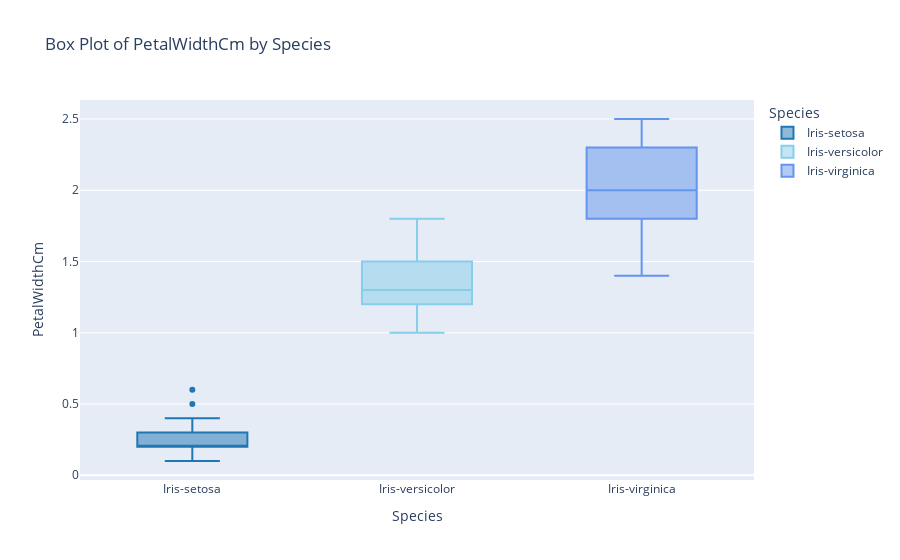

Notebook code for this chart:
### Markdown cell above
### <span style='color:#074173'> <b>❓ PetalWidthCm vs Species</b> </span>

### Code cell
# Create a box plot to show the relationship between a numerical variable and a categorical variable
fig_boxplot = px.box(df, x="Species", y="PetalWidthCm", title="Box Plot of PetalWidthCm by Species",
                     color='Species',  # Set box color based on Species
                     color_discrete_sequence=custom_colors  # Custom color sequence
                    )

# Update layout
fig_boxplot.update_layout(xaxis_title="Species", yaxis_title="PetalWidthCm",)

# Show the box plot
fig_boxplot.show()

### Figure 1 — Plotly figure (JSON) as saved in the notebook; plotly's stock layout.template omitted (floating-point values rounded to 4 significant figures)
{"data": [{"alignmentgroup": "True", "hovertemplate": "Species=%{x}<br>PetalWidthCm=%{y}<extra></extra>", "legendgroup": "Iris-setosa", "marker": {"color": "#1f77b4"}, "name": "Iris-setosa", "notched": false, "offsetgroup": "Iris-setosa", "orientation": "v", "showlegend": true, "type": "box", "x": ["Iris-setosa", "Iris-setosa", "Iris-setosa", "Iris-setosa", "Iris-setosa", "Iris-setosa", "Iris-setosa", "Iris-setosa", "Iris-setosa", "Iris-setosa", "Iris-setosa", "Iris-setosa", "Iris-setosa", "Iris-setosa", "Iris-setosa", "Iris-setosa", "Iris-setosa", "Iris-setosa", "Iris-setosa", "Iris-setosa", "Iris-setosa", "Iris-setosa", "Iris-setosa", "Iris-setosa", "Iris-setosa", "Iris-setosa", "Iris-setosa", "Iris-setosa", "Iris-setosa", "Iris-setosa", "Iris-setosa", "Iris-setosa", "Iris-setosa", "Iris-setosa", "Iris-setosa", "Iris-setosa", "Iris-setosa", "Iris-setosa", "Iris-setosa", "Iris-setosa", "Iris-setosa", "Iris-setosa", "Iris-setosa", "Iris-setosa", "Iris-setosa", "Iris-setosa", "Iris-setosa", "Iris-setosa", "Iris-setosa", "Iris-setosa"], "x0": " ", "xaxis": "x", "y": [0.2, 0.2, 0.2, 0.2, 0.2, 0.4, 0.3, 0.2, 0.2, 0.1, 0.2, 0.2, 0.1, 0.1, 0.2, 0.4, 0.4, 0.3, 0.3, 0.3, 0.2, 0.4, 0.2, 0.5, 0.2, 0.2, 0.4, 0.2, 0.2, 0.2, 0.2, 0.4, 0.1, 0.2, 0.1, 0.2, 0.2, 0.1, 0.2, 0.2, 0.3, 0.3, 0.2, 0.6, 0.4, 0.3, 0.2, 0.2, 0.2, 0.2], "y0": " ", "yaxis": "y"}, {"alignmentgroup": "True", "hovertemplate": "Species=%{x}<br>PetalWidthCm=%{y}<extra></extra>", "legendgroup": "Iris-versicolor", "marker": {"color": "skyblue"}, "name": "Iris-versicolor", "notched": false, "offsetgroup": "Iris-versicolor", "orientation": "v", "showlegend": true, "type": "box", "x": ["Iris-versicolor", "Iris-versicolor", "Iris-versicolor", "Iris-versicolor", "Iris-versicolor", "Iris-versicolor", "Iris-versicolor", "Iris-versicolor", "Iris-versicolor", "Iris-versicolor", "Iris-versicolor", "Iris-versicolor", "Iris-versicolor", "Iris-versicolor", "Iris-versicolor", "Iris-versicolor", "Iris-versicolor", "Iris-versicolor", "Iris-versicolor", "Iris-versicolor", "Iris-versicolor", "Iris-versicolor", "Iris-versicolor", "Iris-versicolor", "Iris-versicolor", "Iris-versicolor", "Iris-versicolor", "Iris-versicolor", "Iris-versicolor", "Iris-versicolor", "Iris-versicolor", "Iris-versicolor", "Iris-versicolor", "Iris-versicolor", "Iris-versicolor", "Iris-versicolor", "Iris-versicolor", "Iris-versicolor", "Iris-versicolor", "Iris-versicolor", "Iris-versicolor", "Iris-versicolor", "Iris-versicolor", "Iris-versicolor", "Iris-versicolor", "Iris-versicolor", "Iris-versicolor", "Iris-versicolor", "Iris-versicolor", "Iris-versicolor"], "x0": " ", "xaxis": "x", "y": [1.4, 1.5, 1.5, 1.3, 1.5, 1.3, 1.6, 1, 1.3, 1.4, 1, 1.5, 1, 1.4, 1.3, 1.4, 1.5, 1, 1.5, 1.1, 1.8, 1.3, 1.5, 1.2, 1.3, 1.4, 1.4, 1.7, 1.5, 1, 1.1, 1, 1.2, 1.6, 1.5, 1.6, 1.5, 1.3, 1.3, 1.3, 1.2, 1.4, 1.2, 1, 1.3, 1.2, 1.3, 1.3, 1.1, 1.3], "y0": " ", "yaxis": "y"}, {"alignmentgroup": "True", "hovertemplate": "Species=%{x}<br>PetalWidthCm=%{y}<extra></extra>", "legendgroup": "Iris-virginica", "marker": {"color": "cornflowerblue"}, "name": "Iris-virginica", "notched": false, "offsetgroup": "Iris-virginica", "orientation": "v", "showlegend": true, "type": "box", "x": ["Iris-virginica", "Iris-virginica", "Iris-virginica", "Iris-virginica", "Iris-virginica", "Iris-virginica", "Iris-virginica", "Iris-virginica", "Iris-virginica", "Iris-virginica", "Iris-virginica", "Iris-virginica", "Iris-virginica", "Iris-virginica", "Iris-virginica", "Iris-virginica", "Iris-virginica", "Iris-virginica", "Iris-virginica", "Iris-virginica", "Iris-virginica", "Iris-virginica", "Iris-virginica", "Iris-virginica", "Iris-virginica", "Iris-virginica", "Iris-virginica", "Iris-virginica", "Iris-virginica", "Iris-virginica", "Iris-virginica", "Iris-virginica", "Iris-virginica", "Iris-virginica", "Iris-virginica", "Iris-virginica", "Iris-virginica", "Iris-virginica", "Iris-virginica", "Iris-virginica", "Iris-virginica", "Iris-virginica", "Iris-virginica", "Iris-virginica", "Iris-virginica", "Iris-virginica", "Iris-virginica", "Iris-virginica", "Iris-virginica", "Iris-virginica"], "x0": " ", "xaxis": "x", "y": [2.5, 1.9, 2.1, 1.8, 2.2, 2.1, 1.7, 1.8, 1.8, 2.5, 2, 1.9, 2.1, 2, 2.4, 2.3, 1.8, 2.2, 2.3, 1.5, 2.3, 2, 2, 1.8, 2.1, 1.8, 1.8, 1.8, 2.1, 1.6, 1.9, 2, 2.2, 1.5, 1.4, 2.3, 2.4, 1.8, 1.8, 2.1, 2.4, 2.3, 1.9, 2.3, 2.5, 2.3, 1.9, 2, 2.3, 1.8], "y0": " ", "yaxis": "y"}], "layout": {"boxmode": "overlay", "legend": {"title": {"text": "Species"}, "tracegroupgap": 0}, "title": {"text": "Box Plot of PetalWidthCm by Species"}, "xaxis": {"anchor": "y", "categoryarray": ["Iris-setosa", "Iris-versicolor", "Iris-virginica"], "categoryorder": "array", "domain": [0, 1], "title": {"text": "Species"}}, "yaxis": {"anchor": "x", "domain": [0, 1], "title": {"text": "PetalWidthCm"}}}}
